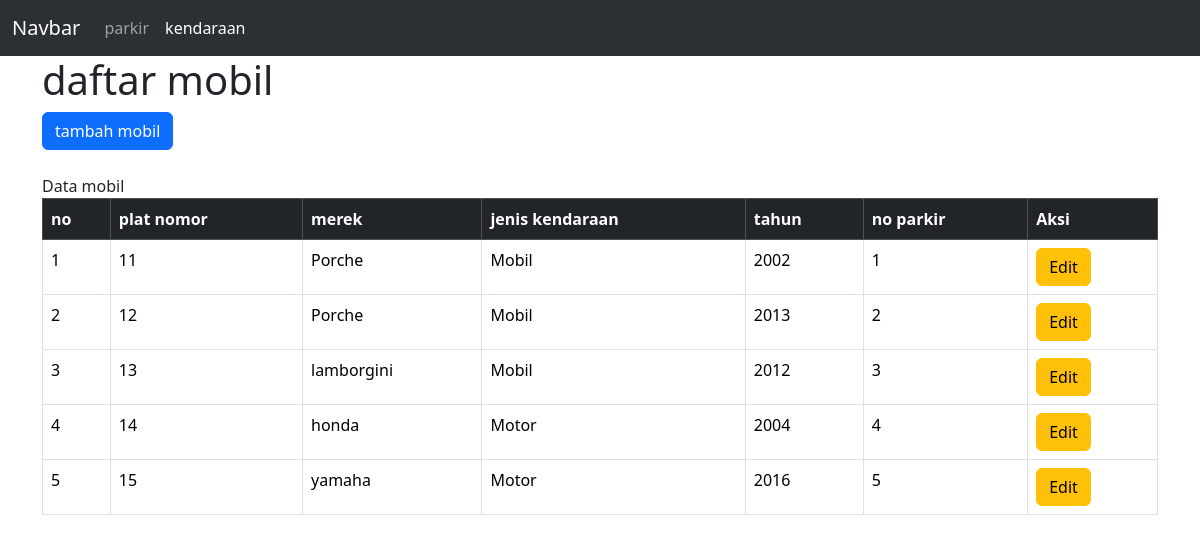
Screenshot of /view/kendaraan/index.php with the database file from the repository.
### tables this page shows
CREATE TABLE `kendaraan` (
  `plat_nomor` int NOT NULL,
  `merek` varchar(10) DEFAULT NULL,
  `jenis_kendaraan` varchar(50) NOT NULL,
  `tahun` int DEFAULT NULL,
  `no_parkir` int DEFAULT NULL
);

### view/kendaraan/index.php (the view, shortened to what this page needs)
<!DOCTYPE html>
<html lang="en">
<head>
    <link rel="stylesheet" href="https://cdn.jsdelivr.net/npm/bootstrap@5.3.3/dist/css/bootstrap.min.css">
</head>
<body>
    <nav class="navbar navbar-expand-lg bg-body-tertiary" data-bs-theme="dark">
        <div class="container-fluid">
            <a class="navbar-brand" href="#">Navbar</a>
            <div class="collapse navbar-collapse" id="navbarnav">
                <ul class="navbar-nav">
                    <li class="nav-item">
                        <a class="nav-link " aria-current="page" href="../parkir/index.php">parkir</a>
                    </li>
                    <li class="nav-item">
                        <a class="nav-link active" href="">kendaraan</a>
                    </li>
                </ul>
            </div>
        </div>
    </nav>
    <div class="container">
    <h1>daftar mobil</h1>
    <a class="btn btn-primary" href="view_tambah.php">tambah mobil</a>
    <br><br>
    <table class="table table-bordered table-striprd">
        <thead class="table-dark">
        <tr>
            <th>no</th>
            <th>plat nomor</th>
            <th>merek</th>
            <th>jenis kendaraan</th>
            <th>tahun</th>
            <th>no parkir</th>
            <th>Aksi</th>
        </tr>
        </thead>
        <?php
        include "../../config/koneksi.php";
        $query = mysqli_query($conn, "SELECT * FROM kendaraan");
        $no = 1;
        if(mysqli_num_rows($query)){
            while($result = mysqli_fetch_assoc($query)){
        ?>
        <tr>
            <td><?php echo $no ?></td>
            <td><?php echo $result['plat_nomor'] ?></td>
            <td><?php echo $result['merek'] ?></td>
            <td><?php echo $result['jenis_kendaraan'] ?></td>
            <td><?php echo $result['tahun'] ?></td>
            <td><?php echo $result['no_parkir'] ?></td>
            <td>
                <a class="btn btn-warning">Edit</a>
            </td>
        </tr>
        <?php
            $no++;
            }
        } else {
            echo "Data mobil tidak ditemukan";
        }
        ?>
    </table>
    </div>
</body>
</html>

### rows the page displays
kendaraan: plat_nomor "11", merek "Porche", jenis_kendaraan "Mobil", tahun "2002", no_parkir "1"
kendaraan: plat_nomor "12", merek "Porche", jenis_kendaraan "Mobil", tahun "2013", no_parkir "2"
kendaraan: plat_nomor "13", merek "lamborgini", jenis_kendaraan "Mobil", tahun "2012", no_parkir "3"
kendaraan: plat_nomor "14", merek "honda", jenis_kendaraan "Motor", tahun "2004", no_parkir "4"
kendaraan: plat_nomor "15", merek "yamaha", jenis_kendaraan "Motor", tahun "2016", no_parkir "5"
